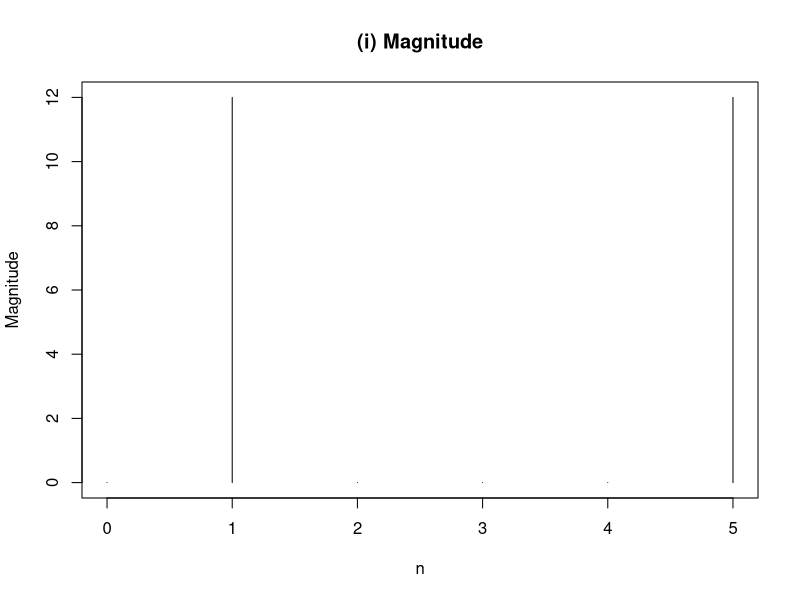
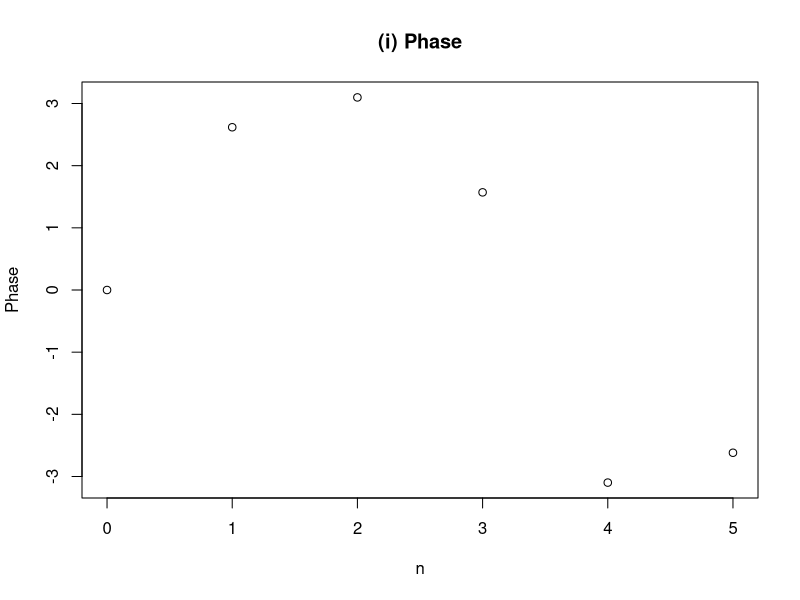
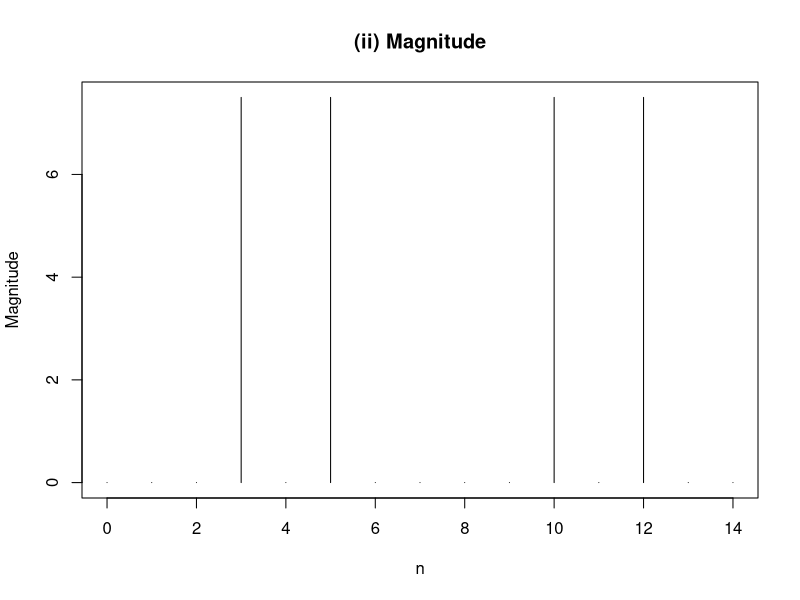
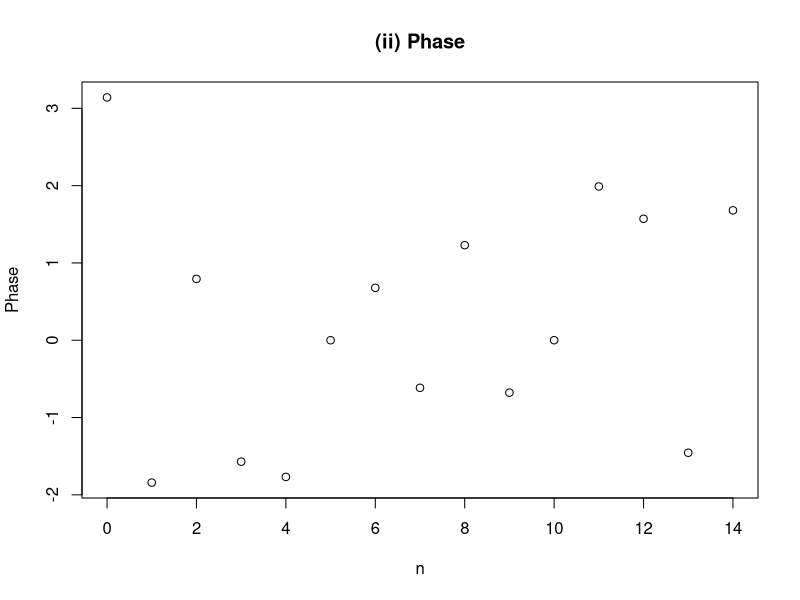
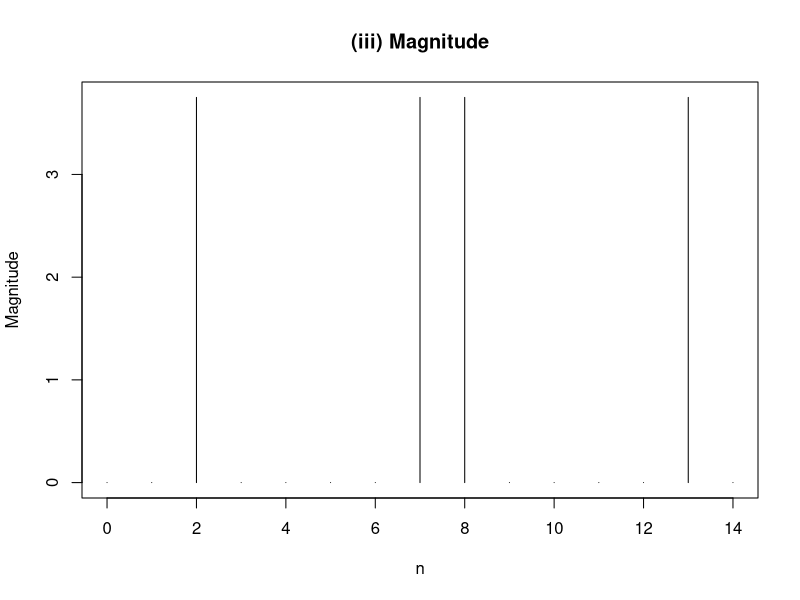
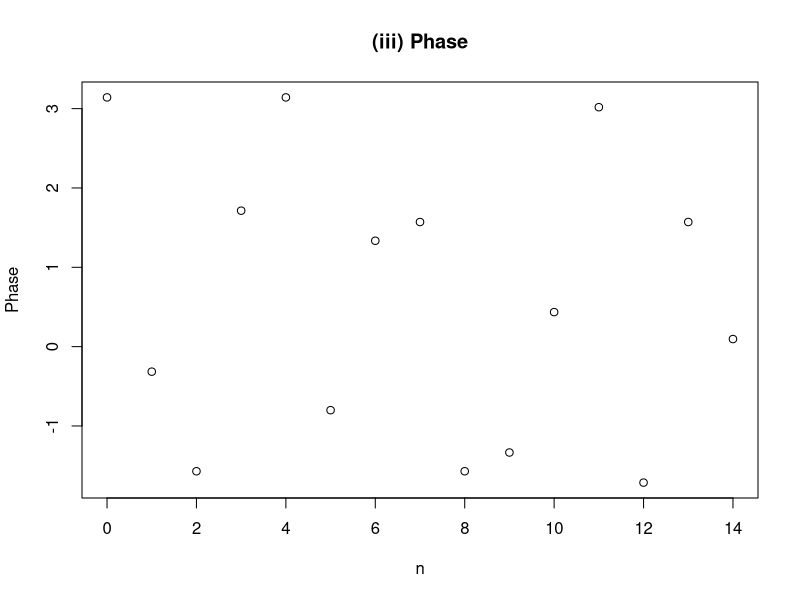

Reproduce these figures in R, in order.
k_1 = seq(0, 5, by = 1)
xk_1 = 4*sin(pi*(k_1-2)/3)
xkf_1 = fft(xk_1)
plot(k_1, Mod(xkf_1), type='h', main='(i) Magnitude', xlab='n', ylab='Magnitude')
plot(k_1, Arg(xkf_1), main='(i) Phase', xlab='n', ylab='Phase')

k_2 = seq(0, 14, by = 1)
xk_2 = cos(2*pi*k_2/3)+sin(2*pi*k_2/5)
xkf_2 = fft(xk_2)
plot(k_2, Mod(xkf_2), type='h', main='(ii) Magnitude', xlab='n', ylab='Magnitude')
plot(k_2, Arg(xkf_2), main='(ii) Phase', xlab='n', ylab='Phase')

k_3 = seq(0, 14, by = 1)
xk_3 = cos(2*pi*k_3/5)*sin(2*pi*k_3/3)
xkf_3 = fft(xk_3)
plot(k_3, Mod(xkf_3), type='h', main='(iii) Magnitude', xlab='n', ylab='Magnitude')
plot(k_3, Arg(xkf_3), main='(iii) Phase', xlab='n', ylab='Phase')
